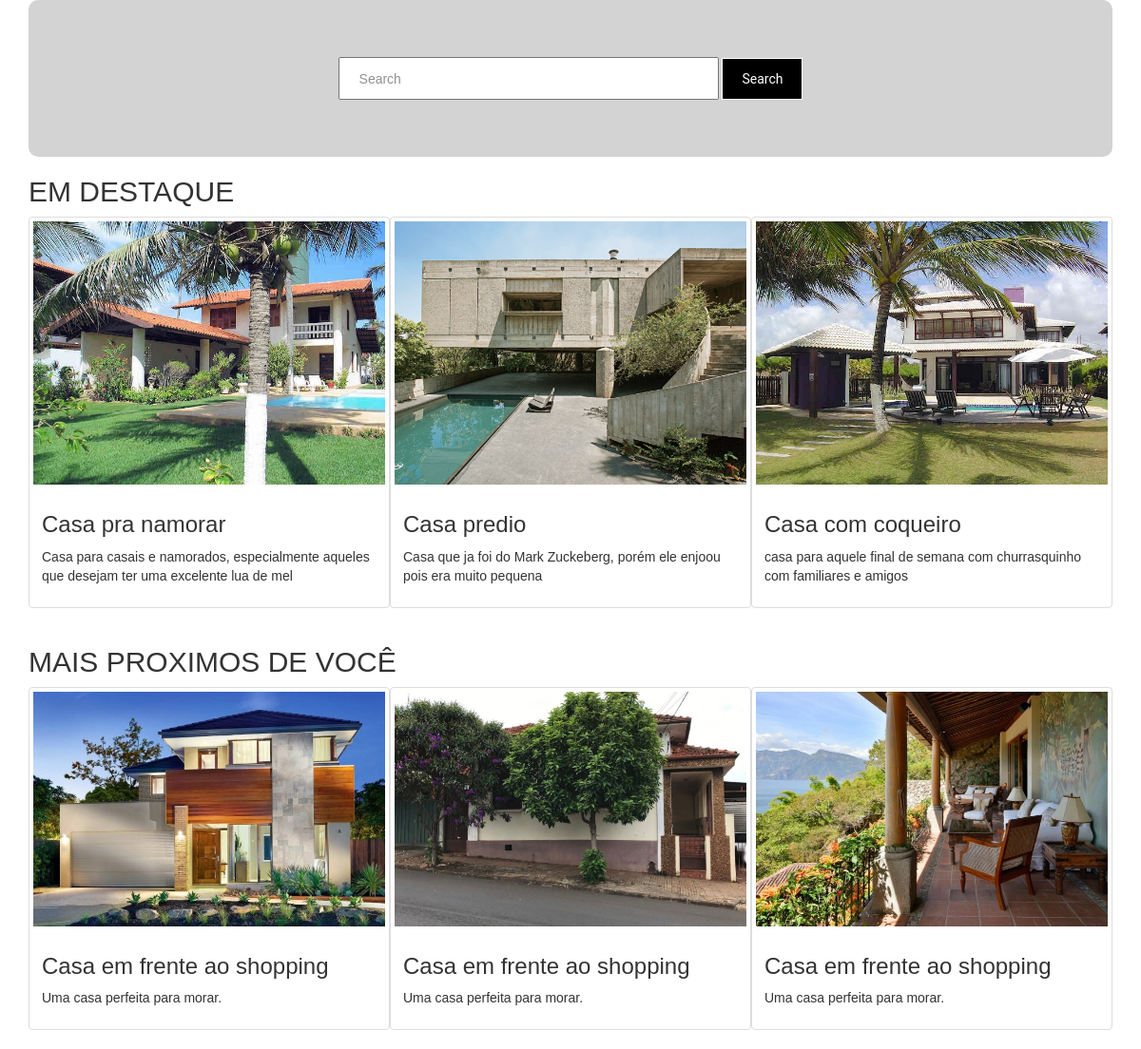
/buscaBd.php, run on the app's committed database.
### tables this page shows
CREATE TABLE `imovel` (
  `idimovel` int(11) NOT NULL,
  `nome` varchar(80) DEFAULT NULL,
  `descricao` varchar(120) DEFAULT NULL,
  `TipoImovel` int(11) NOT NULL,
  `tipo_venda` int(11) NOT NULL,
  `valor` float DEFAULT NULL,
  `foto` varchar(150) DEFAULT NULL,
  `tipo_idtipo` int(11) DEFAULT NULL
);

### buscaBd.php (the view, shortened to what this page needs)
<!DOCTYPE html>
<html>
    <head>
        <link rel="stylesheet" href="css/normalize.css">
        <link rel="stylesheet" href="bootstrap/css/bootstrap.min.css">
        <link rel="stylesheet" href="css/cabecalho1.0.css">
        <link rel="stylesheet" type="text/css" href="CSS/produtos.css">
        <link rel="stylesheet" href="CssRodape.css">
        <link rel="stylesheet"  type="text/css" href="bootstrap/css/bootstrap.min.css">
        <link href="//netdna.bootstrapcdn.com/font-awesome/4.0.3/css/font-awesome.css" rel="stylesheet">
    </head>
    <body>
        <div class="container">
            <div class="search-text">
                <div class="row text-center">
                    <div class="form">
                        <form id="search-form" class="form-search form-horizontal">
                            <input type="text" class="input-search" placeholder="Search">
                            <button type="submit" class="btn-search">Search</button>
                        </form>
                    </div>
                </div>
            </div>
        </div>
        <section class="container">
            <h2>EM DESTAQUE</h2>
            <figure class="thumbnail projeto-responsivo">
                <?php
                include 'conexao.php';
                $sqp = mysqli_query($conn, "SELECT idimovel FROM imovel order by idimovel DESC limit 1");
                $x = mysqli_fetch_object($sqp);
                $b = $x->idimovel;
                $sql = mysqli_query($conn, "SELECT * FROM imovel where idimovel = $b");
                while ($usuario = mysqli_fetch_object($sql)) {
                    echo "<img src='img/" . $usuario->foto . "' alt='Foto de exibição' />";
                    ?>
                    <figcaption class="caption">
                        <h3><?php echo $usuario->nome; ?></h3>
                        <p><?php echo $usuario->descricao; ?></p>
                        <?php
                    }
                    ?>
                </figcaption>
            </figure>
            <figure class="thumbnail projeto-responsivo">
                <?php
                $b = $x->idimovel - 1;
                $sql = mysqli_query($conn, "SELECT * FROM imovel where idimovel = $b");
                while ($usuario = mysqli_fetch_object($sql)) {
                    echo "<img src='img/" . $usuario->foto . "' alt='Foto de exibição' />";
                    ?>
                    <figcaption class="caption">
                        <h3><?php echo $usuario->nome; ?></h3>
                        <p><?php echo $usuario->descricao; ?></p>
                        <?php
                    }
                    ?>
                </figcaption>
            </figure>
            <figure class="thumbnail projeto-responsivo">
                <?php
                $b = $x->idimovel - 2;
                $sql = mysqli_query($conn, "SELECT * FROM imovel where idimovel = $b");
                while ($usuario = mysqli_fetch_object($sql)) {
                    echo "<img src='img/" . $usuario->foto . "' alt='Foto de exibição' />";
                    ?>
                    <figcaption class="caption">
                        <h3><?php echo $usuario->nome; ?></h3>
                        <p><?php echo $usuario->descricao; ?></p>
                        <?php
                    }
                    ?>
                </figcaption>
            </figure>
        </section>
        <section class="container">
            <h2>MAIS PROXIMOS DE VOCÊ</h2>
            <figure class="thumbnail projeto-responsivo">
                <img src="img/casa1.jpg" alt="Foto da Casa Castelo">
                <figcaption class="caption">
                    <h3>Casa em frente ao shopping</h3>
                    <p>Uma casa perfeita para morar.</p>
                </figcaption>
            </figure>
            <figure class="thumbnail projeto-responsivo">
                <img src="img/casa2.jpg" alt="Foto da Casa Castelo">
                <figcaption class="caption">
                    <h3>Casa em frente ao shopping</h3>
                    <p>Uma casa perfeita para morar.</p>
                </figcaption>
            </figure>
            <figure class="thumbnail projeto-responsivo">
                <img src="img/casa3.jpg" alt="Foto da Casa Castelo">
                <figcaption class="caption">
                    <h3>Casa em frente ao shopping</h3>
                    <p>Uma casa perfeita para morar.</p>
                </figcaption>
            </figure>
        </section>
    </body>
</html>

### css/produtos.css (style rules this page uses)
.search-text { margin-top:0; background-color:lightgrey; padding-top:60px; padding-bottom:60px; border-radius: 10px; }
.search-text .input-search { height:45px; width:400px; padding-left:20px; color:#333; }
.search-text .btn-search { background-color:black; border:1px solid #FFF; font-family:Roboto; color:#FFF; padding:11px 20px 11px 20px; }
@media (min-width: 768px) { .projeto-responsivo { width:33.33333%; float: left; } }
* { box-sizing: border-box; }

### css/CssRodape.css (style rules this page uses)
* { font-family: Arial; }

### data on the page
imovel: foto (picture), nome "Casa pra namorar", descricao "Casa para casais e namorados, especialmente aqueles que desejam ter uma excelente lua de mel"
imovel: foto (picture), nome "Casa predio", descricao "Casa que ja foi do Mark Zuckeberg, porém ele enjoou pois era muito pequena"
imovel: foto (picture), nome "Casa com coqueiro", descricao "casa para aquele final de semana com churrasquinho com familiares e amigos"
